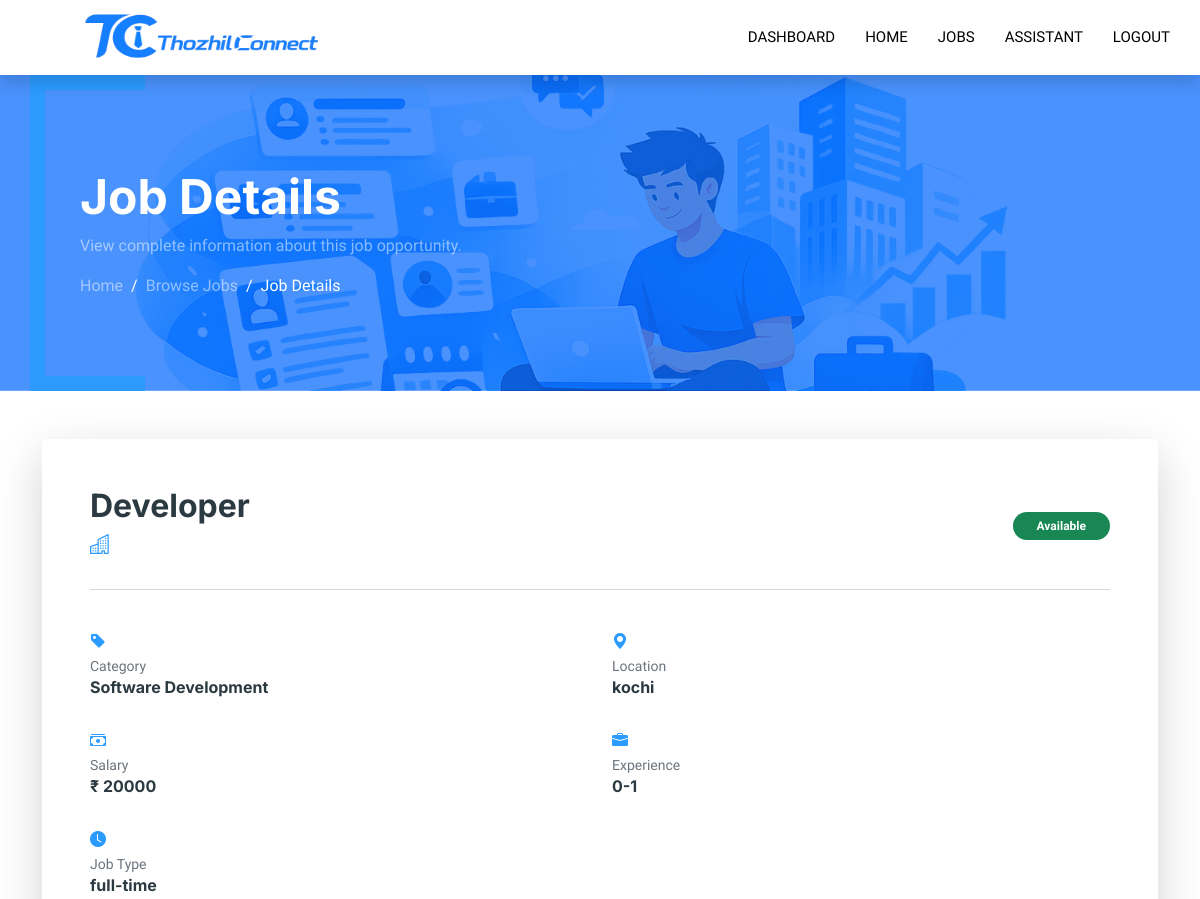
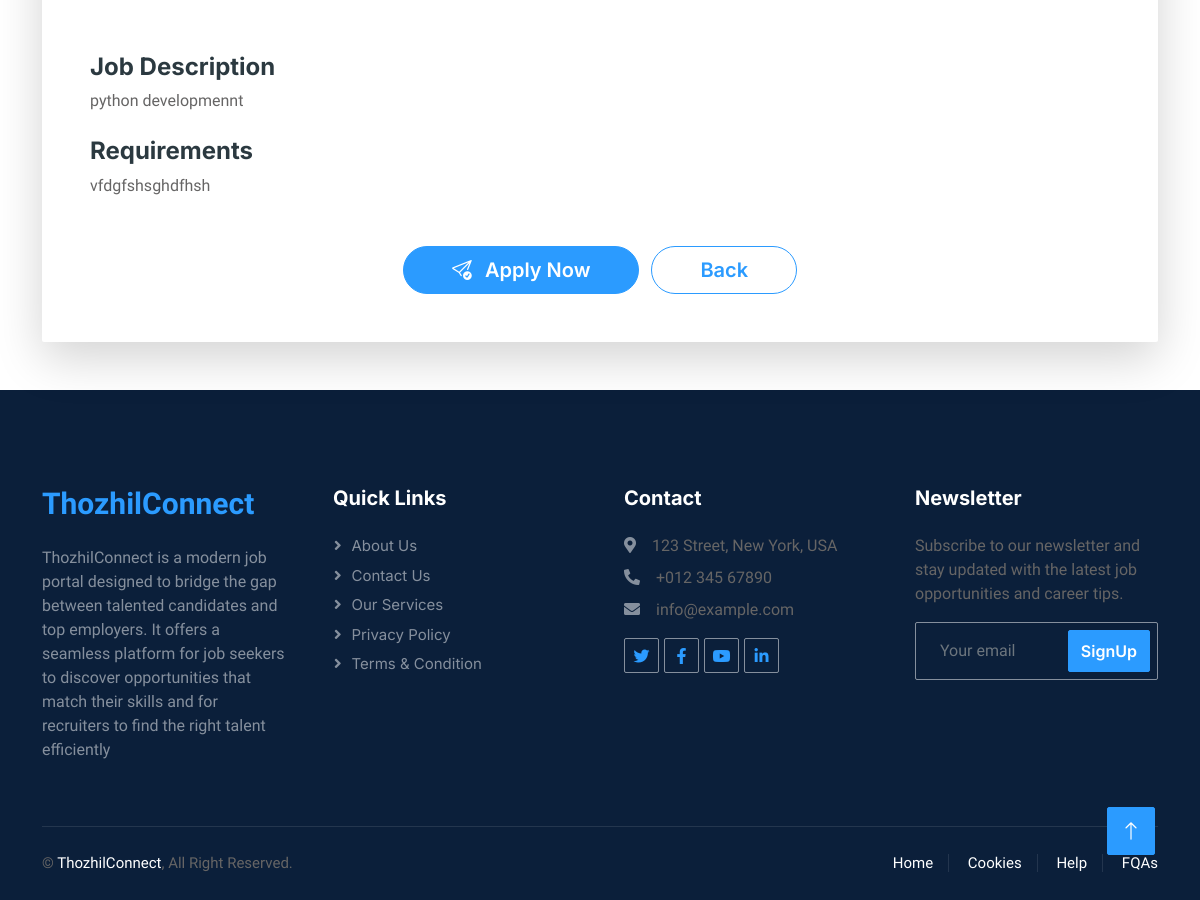
/jobs/jobdetails/8 (signed in), run on the app's committed database (2 pictures, top to bottom).
### jobs/models.py (models this page shows, shortened)
class Job(models.Model):
    job_types_choices = [("full-time", "Full Time"),
                         ("part-time", "Part Time"),]
    experiences_choices = [ ("0-1", "0-1 Years"),
                    ("1-3", "1-3 Years"),
                    ("3-5", "3-5 Years"),
                    ("5+", "5+ Years"),]
    status_choices = [('available','available'),('closed','closed')]
    job_title = models.CharField(max_length=100)
    description = models.TextField()
    location = models.CharField(max_length=50)
    salary = models.IntegerField()
    requirements = models.TextField()
    category = models.ForeignKey(Category,on_delete=models.CASCADE,related_name='jobs')
    recruiter = models.ForeignKey(RecruiterProfile,on_delete=models.CASCADE,related_name='jobs')
    job_type = models.CharField(max_length=20, choices=job_types_choices)
    experience = models.CharField(max_length=20 , choices=experiences_choices)
    status = models.CharField(max_length=20,choices=status_choices)
    created_at = models.DateTimeField(auto_now_add=True)
    updated_at = models.DateTimeField(auto_now=True)

class Category(models.Model):
    category_name = models.CharField(max_length=100)
    icon = icon = models.CharField(max_length=100,default="fa-solid fa-briefcase")
    def __str__(self):
        return self.category_name

### jobs/views.py (the view)
# urls.py: path('jobdetails/<int:i>',views.JobDetailsView.as_view(),name='jobdetails'),
class JobDetailsView(View):
    def get(self,request,i):
        if not request.user.is_authenticated:
            return redirect('account:userlogin')
        if request.user.user_type != 'candidate':
            messages.warning(request, "Only candidates can apply for jobs.")
            return redirect('home')
        try:
            job = Job.objects.get(id=i)
        except Job.DoesNotExist:
            return HttpResponse("Job not found")
        already_applied = Application.objects.filter(candidate=request.user.candidateprofile,job=job).exists()
        context = {'job':job,"already_applied":already_applied}
        return render(request,'jobdetails.html',context)

### templates/jobdetails.html (shortened to what this page needs)
{% extends 'base.html' %}
{% load static %}
{% load crispy_forms_tags %}
{% block content %}
<div class="container-fluid page-header mb-5">
    <div class="container">
        <div class="py-5">
            <h1 class="display-5 fw-bold text-white">
                Job Details
            </h1>
            <p class="text-white-50 mb-3">
                View complete information about this job opportunity.
            </p>
            <nav aria-label="breadcrumb">
                <ol class="breadcrumb mb-0">
                    <li class="breadcrumb-item">
                        <a href="{% url 'home' %}" class="text-white-50 text-decoration-none">
                            Home
                        </a>
                    </li>
                    <li class="breadcrumb-item">
                        <a href="{% url 'jobs:joblist' %}" class="text-white-50 text-decoration-none">
                            Browse Jobs
                        </a>
                    </li>
                    <li class="breadcrumb-item active text-white">
                        Job Details
                    </li>
                </ol>
            </nav>
        </div>
    </div>
</div>
<div class="container mb-5">
    <div class="card border-0 shadow-lg rounded-4">
        <div class="card-body p-5">
            <div class="d-flex justify-content-between align-items-center flex-wrap mb-4">
                <div>
                    <h2 class="fw-bold text-dark mb-2">
                        {{ job.job_title }}
                    </h2>
                    <h5 class="text-secondary">
                        <i class="bi bi-building me-2"></i>
                    </h5>
                </div>
                <div class="mt-3 mt-md-0">
                    {% if job.status == "available" %}
                        <span class="badge bg-success px-4 py-2 rounded-pill">
                            Available
                        </span>
                    {% else %}
                        <span class="badge bg-danger px-4 py-2 rounded-pill">
                            Closed
                        </span>
                    {% endif %}
                </div>
            </div>
            <hr>
            <div class="row g-4 mt-2">
                <div class="col-md-6">
                    <div class="info-box">
                        <i class="bi bi-tag-fill text-secondary"></i>
                        <div>
                            <small class="text-muted">Category</small>
                            <h6>{{ job.category }}</h6>
                        </div>
                    </div>
                </div>
                <div class="col-md-6">
                    <div class="info-box">
                        <i class="bi bi-geo-alt-fill text-secondary"></i>
                        <div>
                            <small class="text-muted">Location</small>
                            <h6>{{ job.location }}</h6>
                        </div>
                    </div>
                </div>
                <div class="col-md-6">
                    <div class="info-box">
                        <i class="bi bi-cash-stack text-secondary"></i>
                        <div>
                            <small class="text-muted">Salary</small>
                            <h6>₹ {{ job.salary }}</h6>
                        </div>
                    </div>
                </div>
                <div class="col-md-6">
                    <div class="info-box">
                        <i class="bi bi-briefcase-fill text-secondary"></i>
                        <div>
                            <small class="text-muted">Experience</small>
                            <h6>{{ job.experience }}</h6>
                        </div>
                    </div>
                </div>
                <div class="col-md-6">
                    <div class="info-box">
                        <i class="bi bi-clock-fill text-secondary"></i>
                        <div>
                            <small class="text-muted">Job Type</small>
                            <h6>{{ job.job_type }}</h6>
                        </div>
                    </div>
                </div>
            </div>
            <div class="mt-5">
                <h4 class="text-dark fw-bold">
                    Job Description
                </h4>
                <div class="description-box">
                    {{ job.description }}
                </div>
            </div>
            <div class="mt-4">
                <h4 class="text-dark fw-bold">
                    Requirements
                </h4>
                <div class="description-box">
                    {{ job.requirements }}
                </div>
            </div>
 {% if already_applied %}
        <button class="btn btn-secondary rounded-pill w-100" disabled>
            <i class="bi bi-check-circle-fill me-2"></i>
            Applied
        </button>
    {% else %}
            <div class="text-center mt-5">
                <form method="POST" action="{% url 'jobs:jobapply' job.id %}">
                    <button type="submit"
                            class="btn btn-secondary btn-lg rounded-pill px-5">
                        <i class="bi bi-send-check me-2"></i>
                        Apply Now
                    </button>
                    <a href="{% url 'jobs:joblist' %}"
                       class="btn btn-outline-secondary btn-lg rounded-pill px-5 ms-2">
                        Back
                    </a>
                </form>
{% endif %}
            </div>
        </div>
    </div>
</div>
{% endblock %}

### static/css/style.css (style rules this page uses)
:root { --primary: #2B9BFF; --secondary: #2B9BFF; --light: #EFFDF5; --dark: black; }
body { background-color: white; }
.btn { font-family: 'Inter', sans-serif; font-weight: 600; transition: .5s; }
.btn.btn-primary, .btn.btn-secondary { color: #FFFFFF; }
.header-carousel .container, .page-header .container { position: relative; padding: 45px 0 45px 35px; border-left: 15px solid var(--primary); }
.header-carousel .container::before, .header-carousel .container::after, .page-header .container::before, .page-header .container::after { position: absolute; content: ""; top: 0; left: 0; width: 100px; height: 15px; background: var(--primary); }
.header-carousel .container::after, .page-header .container::after { top: 100%; margin-top: -15px; }
.page-header { background: linear-gradient(rgba(13,110,253,.75), rgba(13,110,253,.75)), url("../img/hero.png"); background-position:center; background-size:cover; background-repeat:no-repeat; min-height:250px; display:flex; align-items:center; }
.page-header h1 { font-weight:700; }
.page-header .breadcrumb-item + .breadcrumb-item::before { color:hsl(0, 0%, 100%); }
.page-header .breadcrumb-item a { text-decoration:none; }

### data on the page
Job: job_title "Developer", category "Software Development", location "kochi", salary "20000", experience "0-1", job_type "full-time", description "python developmennt", requirements "vfdgfshsghdfhsh"
